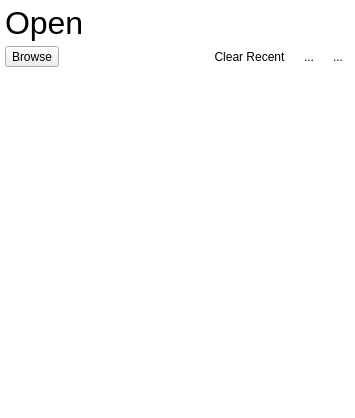
<?xml version="1.0" encoding="UTF-8"?>
<ui version="4.0">
 <class>open</class>
 <widget class="QWidget" name="open">
  <property name="geometry">
   <rect>
    <x>0</x>
    <y>0</y>
    <width>355</width>
    <height>418</height>
   </rect>
  </property>
  <property name="windowTitle">
   <string>Form</string>
  </property>
  <property name="styleSheet">
   <string notr="true">QWidget#open{background-color: white;}</string>
  </property>
  <layout class="QGridLayout" name="gridLayout">
   <property name="leftMargin">
    <number>5</number>
   </property>
   <property name="topMargin">
    <number>5</number>
   </property>
   <property name="rightMargin">
    <number>5</number>
   </property>
   <property name="bottomMargin">
    <number>5</number>
   </property>
   <property name="spacing">
    <number>5</number>
   </property>
   <item row="1" column="0">
    <widget class="QToolButton" name="browse_button">
     <property name="text">
      <string>Browse</string>
     </property>
     <property name="icon">
      <iconset>
       <normaloff>../images/openfolder.svg</normaloff>../images/openfolder.svg</iconset>
     </property>
     <property name="toolButtonStyle">
      <enum>Qt::ToolButtonTextUnderIcon</enum>
     </property>
    </widget>
   </item>
   <item row="1" column="2">
    <widget class="QToolButton" name="clear_recent">
     <property name="toolTip">
      <string>Clear list of recent projects</string>
     </property>
     <property name="text">
      <string>Clear Recent</string>
     </property>
     <property name="autoRaise">
      <bool>true</bool>
     </property>
    </widget>
   </item>
   <item row="1" column="3">
    <widget class="QToolButton" name="list_button">
     <property name="toolTip">
      <string>View projects as list</string>
     </property>
     <property name="text">
      <string>...</string>
     </property>
     <property name="icon">
      <iconset>
       <normaloff>../images/list.svg</normaloff>../images/list.svg</iconset>
     </property>
     <property name="checkable">
      <bool>true</bool>
     </property>
     <property name="autoRaise">
      <bool>true</bool>
     </property>
    </widget>
   </item>
   <item row="1" column="4">
    <widget class="QToolButton" name="tile_button">
     <property name="toolTip">
      <string>View projects as grid</string>
     </property>
     <property name="text">
      <string>...</string>
     </property>
     <property name="icon">
      <iconset>
       <normaloff>../images/tile.svg</normaloff>../images/tile.svg</iconset>
     </property>
     <property name="checkable">
      <bool>true</bool>
     </property>
     <property name="autoRaise">
      <bool>true</bool>
     </property>
    </widget>
   </item>
   <item row="0" column="0">
    <widget class="QLabel" name="label">
     <property name="styleSheet">
      <string notr="true">font-size: 24pt;background-color: white;</string>
     </property>
     <property name="text">
      <string>Open</string>
     </property>
    </widget>
   </item>
   <item row="2" column="0" colspan="5">
    <widget class="QListWidget" name="template_list">
     <property name="frameShape">
      <enum>QFrame::NoFrame</enum>
     </property>
     <property name="frameShadow">
      <enum>QFrame::Plain</enum>
     </property>
     <property name="iconSize">
      <size>
       <width>128</width>
       <height>128</height>
      </size>
     </property>
     <property name="resizeMode">
      <enum>QListView::Adjust</enum>
     </property>
     <property name="uniformItemSizes">
      <bool>true</bool>
     </property>
     <property name="wordWrap">
      <bool>false</bool>
     </property>
    </widget>
   </item>
   <item row="1" column="1">
    <spacer name="horizontalSpacer">
     <property name="orientation">
      <enum>Qt::Horizontal</enum>
     </property>
     <property name="sizeHint" stdset="0">
      <size>
       <width>40</width>
       <height>20</height>
      </size>
     </property>
    </spacer>
   </item>
  </layout>
 </widget>
 <resources/>
 <connections/>
</ui>
